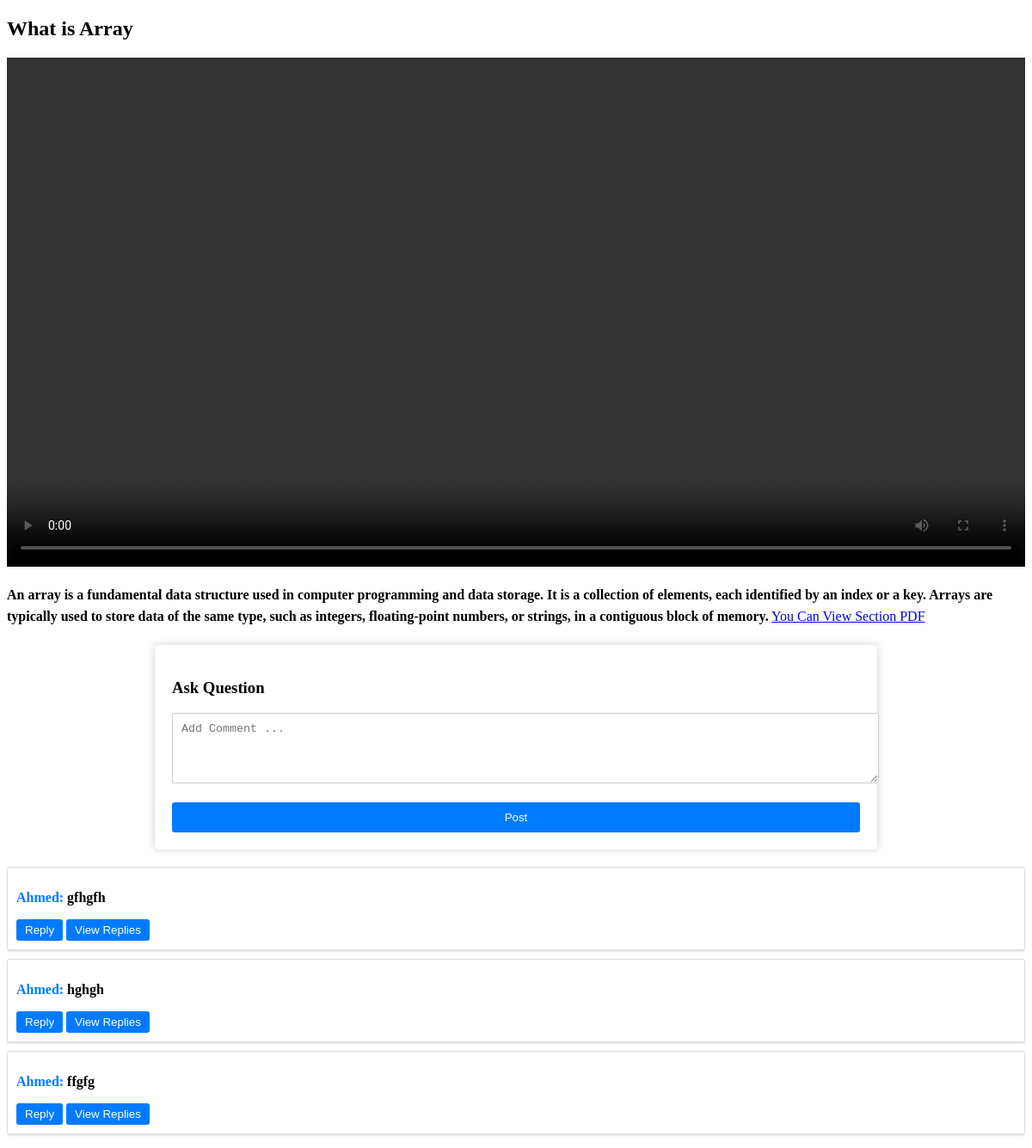
Page /course_view/section-view/8 (signed in) on the earlier database version.
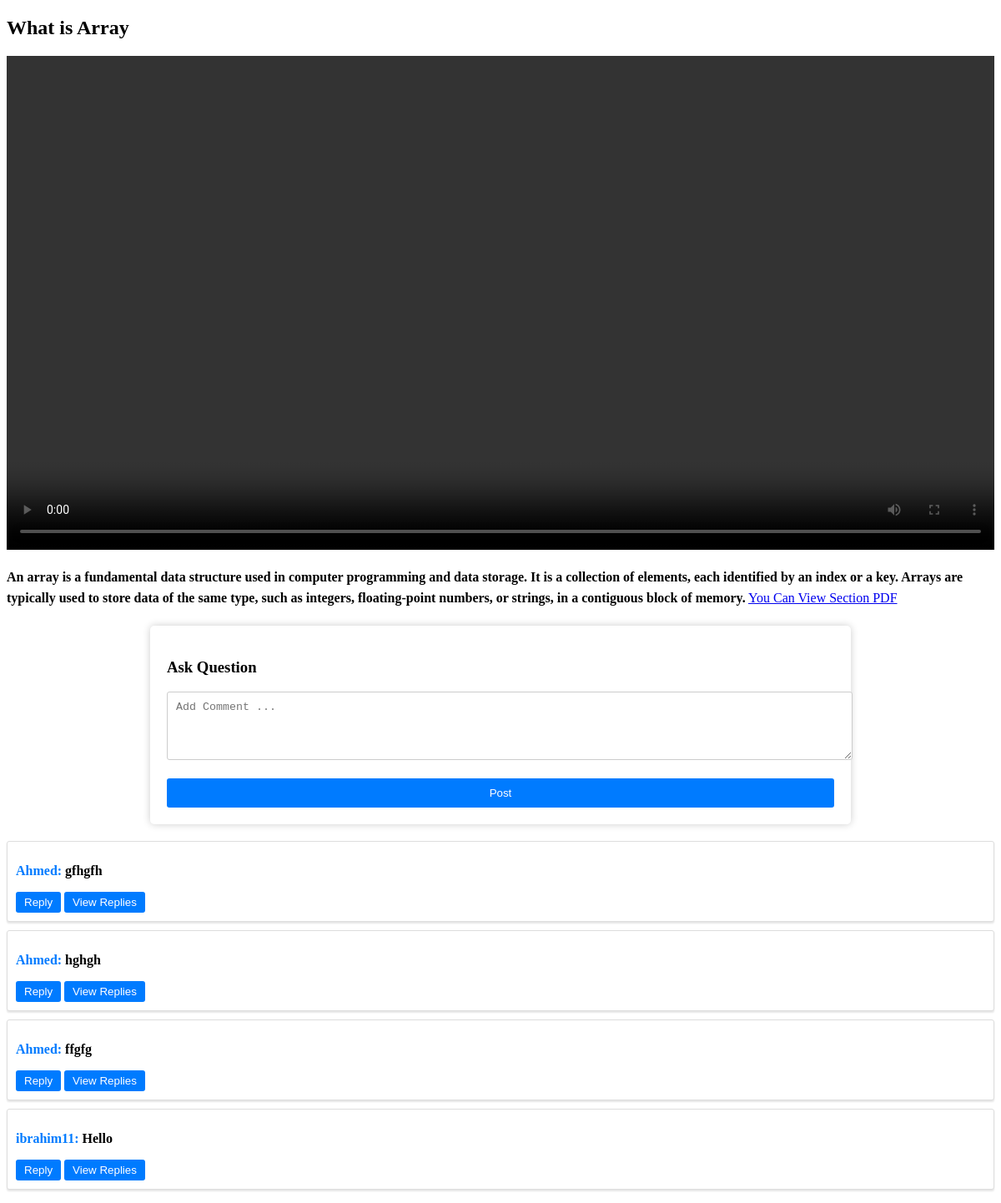
Same page on the later database version.
### student/models.py (models this page shows, shortened)
class Comment(models.Model):
    person = models.ForeignKey(User, on_delete=models.CASCADE)
    section = models.ForeignKey(Section, on_delete=models.CASCADE)
    content = models.TextField(max_length=500)

### course_view/views/lesson_views.py (the view)
# urls.py: path('section-view/<int:id>', section_view, name='section_view'),
@login_required
@user_passes_test(lambda user: user.is_active and not (user.is_superuser or user.is_staff))
def section_view(request, id):
    current_section = Section.objects.get(id=id)
    online = LiveMeeting.objects.filter(section=current_section).first()
    comments = Comment.objects.filter(section=current_section)
    return render(request, 'section_template.html', {'section': current_section, 'online': online, 'comments': comments})

### templates/section_template.html (shortened to what this page needs)
<!DOCTYPE html>
<html>
<head>
</head>
<body>
    <div class="section-content">
        <h2>{{ section.sectionName }}</h2>
        {% if section.video %}
        <div class="video-container">
            <video controls class="custom-video" controlsList="nodownload" oncontextmenu="return false">
                <source src="{{ section.video.url }}" type="video/mp4">
            </video>
        </div>
        {% else %}
        <div class="video-content-container">
            <p>This Section Will be online at : {{ online.start_time }}</p>
            <a href="{{online.url}}"><button class="start-meeting-button">Join Meeting</button></a>
        </div>
        {% endif %}
        <div class="section-content-text">
            <span style="font-weight: bold;">{{ section.content }}</span>
            <a href="{% url 'pdf_view' section.id %}" target="_blank"> You Can View Section PDF</a>
        </div>
        <div class="comment-form">
            <h3>Ask Question</h3>
            <form id="comment-form" name="write-comment" method="post">
                <textarea id="comment" name="comment" rows="4" cols="50" placeholder="Add Comment ..."></textarea>
                <br> <br>
                <button type="submit">Post</button>
            </form>
        </div>
        <ul id="comment-list">
            {% for comment in comments %}
            <li class="comment">
                <p style="font-weight: bold; color: #007bff;"> {{ comment.person.username }}: <span style="color: black;">{{ comment.content }}</span></p>
                <button class="reply-button" data-comment-id="{{ comment.id }}">Reply</button>
                <button class="view-replies-button" data-comment-id="{{ comment.id }}">View Replies</button>
            </li>
            {% endfor %}
        </ul>
    </div>
    </body>
</html>

Differences in the rows shown:
added Comment: person.username "ibrahim11", content "Hello"
